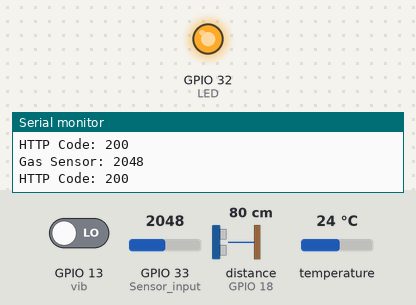
Bench run of a sketch on a simulated ESP32. Parts: output pins drawn as LEDs (lit = HIGH), the last lines printed to the serial monitor. Wiring (inferred from the names in the program): ultrasonic range finder: trigger GPIO 5; echo GPIO 18. The inputs (shaded band) are chosen by the test bench; at power-on: GPIO 33 (Sensor_input) = 2048, GPIO 13 (vib) LOW, distance to the obstacle (sensor on GPIO 18) 80 cm, temperature 24 °C. The echo pulse lasts 58.3 µs per cm; WiFi joins after 1.5 s; servers stay silent unless stated; uploads are accepted with an empty reply; pins used as bus, display or sensor lines are not drawn.

Above: at 4.9 s.
5.0 s: GPIO 33 (Sensor_input) set to 1869
7.8 s: GPIO 33 (Sensor_input) set to 1755
At 9.6 s:
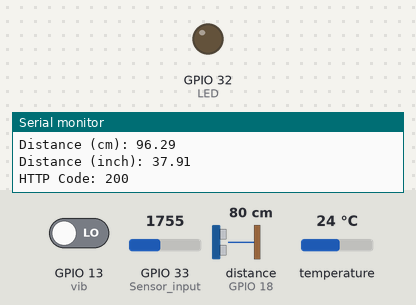
10.3 s: GPIO 33 (Sensor_input) set to 1840
At 11.3 s:
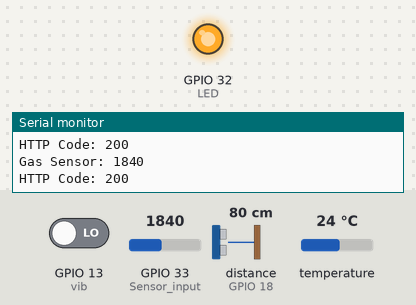
12.5 s: GPIO 33 (Sensor_input) set to 1760
At 14.3 s:
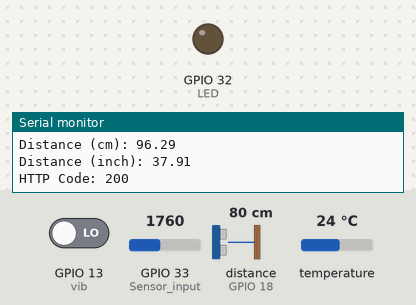
Timing chart, 0 to 15.8 s (numbered marks = the images above; inputs shaded):
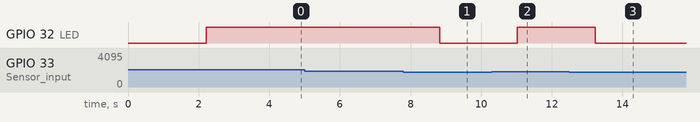

The sketch:

pythonESP32server.ino
```cpp
#include <Arduino_JSON.h>
JSONVar reading;
//--------------------------------------------------------------------
//mq2 gas sensor
int LED = 32;            /*LED pin defined*/
int Sensor_input = 33;    /*Digital pin 5 for sensor input*/
//
//--------------------------------------------------------------------
//For Ultrasonic sensor
const int trigPin = 5;
const int echoPin = 18;

//define sound speed in cm/uS
#define SOUND_SPEED 0.034
#define CM_TO_INCH 0.393701

long duration;
float distanceCm;
float distanceInch;
//
//--------------------------------------------------------------------
//For temperature sensor
#include <OneWire.h>
#include <DallasTemperature.h>

// GPIO where the DS18B20 is connected to
const int oneWireBus = 4;

// Setup a oneWire instance to communicate with any OneWire devices
OneWire oneWire(oneWireBus);

// Pass our oneWire reference to Dallas Temperature sensor
DallasTemperature sensors(&oneWire);
//
//--------------------------------------------------------------------
//For Vibration sensor
int vib = 13;
int count = 0;
int prev_count = 0;
//
//--------------------------------------------------------------------
#include <WiFi.h>
#include <HTTPClient.h>

const char* ssid = "";
const char* password = "";
String str = "";

void setup() {
  Serial.begin(115200);

  // Connect to Wi-Fi
  WiFi.begin(ssid, password);
  while (WiFi.status() != WL_CONNECTED) {
    delay(1000);
    Serial.println("Connecting to WiFi...");
  }

  Serial.println("Connected to WiFi");
  Serial.print("Connected to WiFi network with IP Address: ");
  Serial.println(WiFi.localIP());
  // Send a GET request to localhost
  sendPostRequest("greeting", "a");

  //MQ2
    pinMode(LED, OUTPUT);  /*LED set as Output*/

    //Ultrasonic
    pinMode(trigPin, OUTPUT); // Sets the trigPin as an Output
    pinMode(echoPin, INPUT); // Sets the echoPin as an Input

    //Temp
    // Start the DS18B20 sensor
    sensors.begin();

    //Vibration
    pinMode(vib, INPUT);

   xTaskCreate(mq2, "Interfacing MQ2", 10000, NULL, 3, NULL);
   delay(500);
   xTaskCreate(ultraSonic, "Interfacing HC SR04", 10000, NULL, 2, NULL);
   delay(500);
   xTaskCreate(temp, "Interfacing Temperature Sensor", 10000, NULL, 1, NULL);
   delay(500);
   xTaskCreate(vibration, "Interfacing Vibration Sensor", 10000, NULL, tskIDLE_PRIORITY, NULL);
}

void loop() {
//   String accString = JSON.stringify ("00");
//   delay(1000);
//   str = "update-mq2";
//   sendPostRequest(str, accString);
//   accString = JSON.stringify ("01");
//   delay(1000);
//   str = "update-dist";
//   sendPostRequest(str, accString);
//   accString = JSON.stringify ("02");
//   delay(1000);
//   str = "update-temp";
//   sendPostRequest(str, accString);
//   accString = JSON.stringify ("03");
//   delay(1000);
//   str = "update-vib";
//   sendPostRequest(str, accString);
}

void sendPostRequest(String s, String d) {
  WiFiClient client;
  HTTPClient http;
  String serverPath = "http://192.168.29.129:8080/";
  serverPath = serverPath + s;

  http.begin(client, serverPath); // Change to the correct address/port if needed
  http.addHeader("Content-Type", "application/json");
  // Send the GET request
  int httpCode = http.POST(d);

  if (httpCode > 0) {
    Serial.printf("HTTP Code: %d\n", httpCode);
  } else {
    Serial.println("HTTP GET request failed");
    Serial.printf("HTTP Code: %d\n", httpCode);
  }

  http.end();
}

void mq2(void *pvParameters)
{
    while(1){
    // Inside MQ2 sensor
    int sensor_Aout = analogRead(Sensor_input);  /*Analog value read function*/
    if(sensor_Aout<500) break;
    Serial.print("Gas Sensor: ");
    Serial.println(sensor_Aout);   /*Read value printed*/

    if (sensor_Aout > 1800) {    /*if condition with threshold 1800*/
//      Serial.println("Gas");
      digitalWrite (LED, HIGH) ; /*LED set HIGH if Gas detected */
      reading["mq2"] = "1";
    }
    else {
//      Serial.println("No Gas");
      digitalWrite (LED, LOW) ;  /*LED set LOW if NO Gas detected */
      reading["mq2"] = "0";
    }
    str = "update-mq2";
    sendPostRequest(str, reading);
    delay(2000);
    }
    vTaskDelete( NULL );
}
//--------------------------------------------------------------------
void ultraSonic(void *pvParameters)
{
    while(1){
    // Inside Ultrasonic Sensor
    // Clears the trigPin
    digitalWrite(trigPin, LOW);
    delayMicroseconds(2);
    // Sets the trigPin on HIGH state for 10 micro seconds
    digitalWrite(trigPin, HIGH);
    delayMicroseconds(10);
    digitalWrite(trigPin, LOW);

    // Reads the echoPin, returns the sound wave travel time in microseconds
    duration = pulseIn(echoPin, HIGH);

    // Calculate the distance
    distanceCm = duration * SOUND_SPEED/2;

    if(distanceCm==0) break;

    // Convert to inches
    distanceInch = distanceCm * CM_TO_INCH;

    // Prints the distance in the Serial Monitor
    Serial.print("Distance (cm): ");
    Serial.println(distanceCm);
    Serial.print("Distance (inch): ");
    Serial.println(distanceInch);
    reading["distance"] = String(distanceCm);
    str = "update-dist";
    sendPostRequest(str, reading);
    delay(2000);
    }
    vTaskDelete( NULL );
}
//--------------------------------------------------------------------
void temp(void *pvParameters)
{
    while(1){
    // Inside Temperature Sensor
    sensors.requestTemperatures();
    float temperatureC = sensors.getTempCByIndex(0);
    float temperatureF = sensors.getTempFByIndex(0);
    if(temperatureC<0) break;
    Serial.print(temperatureC);
    Serial.println("ºC");
    Serial.print(temperatureF);
    Serial.println("ºF");
    reading["temp"] = String(temperatureC);
    str = "update-temp";
    sendPostRequest(str, reading);
    delay(2000);
    }
    vTaskDelete( NULL );
}
//--------------------------------------------------------------------
void vibration(void *pvParameters)
{
    while(1){
    // Inside Vibration Vibration Sensor
    bool value = digitalRead(vib);
    if (value == 1) {
      count = count + 1;
      delay(1000);
      reading["vibration"] = String(prev_count);
      str = "update-vib";
      sendPostRequest(str, reading);
    }else if(value == 0){
      if(count != prev_count){
        prev_count = count;
        Serial.println(prev_count);
     }
    }
    }
    vTaskDelete( NULL );
}
```

Measured:
- the behaviour switches between 1801 and 1800 on GPIO 33 (Sensor_input) (found by bisection; images 0 and 1)
- after the input at 7.8 s, GPIO 32 (LED): HIGH → LOW after 1.0 s
- after the input at 10.3 s, GPIO 32 (LED): LOW → HIGH after 0.73 s
- after the input at 12.5 s, GPIO 32 (LED): HIGH → LOW after 0.73 s
